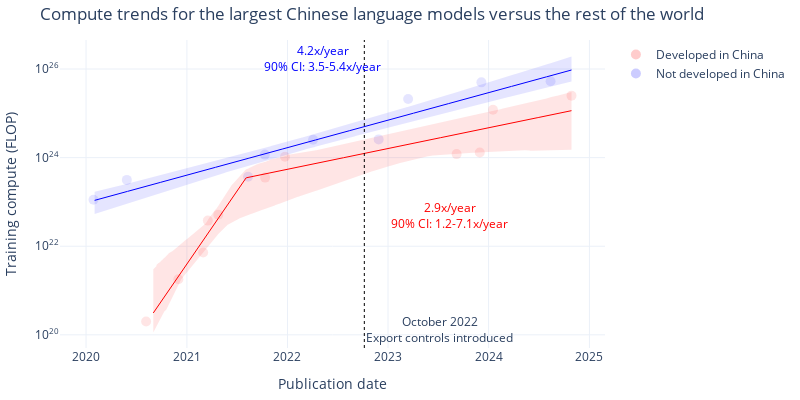

Here is the notebook cell this chart was saved with:
### Code cell
# Graph of the different model fits using plotly

# Use the selected models
model_types = selected_model
# Or custom:
# model_types = {
#     'Non-China': 'Simple',
#     'China': 'One kink',
# }
# Parameters for each model selection
model_params = {
    'Simple': {
        'kink_count': 0,
        'allow_discontinuities': False,
    },
    'One kink': {
        'kink_count': 1,
        'allow_discontinuities': False,
    },
    'Discontinuity': {
        'kink_count': 1,
        'allow_discontinuities': True,
    }
}

def plot_model(df, model_types, model_params):
    fig = go.Figure()

    # Plot the original data points
    df_non_china = df[df['category'] == 'Non-China']
    df_china = df[df['category'] == 'China']

    fig.add_trace(go.Scatter(
        x=df_non_china['date'], y=df_non_china['log_flop'],
        mode='markers', name='Not developed in China', text=df_non_china['Model'],
        marker=dict(color=colors['Non-China'], opacity=0.1, size=10)
    ))
    fig.add_trace(go.Scatter(
        x=df_china['date'], y=df_china['log_flop'],
        mode='markers', name='Developed in China', text=df_china['Model'],
        marker=dict(color=colors['China'], opacity=0.1, size=10)
    ))

    # Show the export controls date
    # Convert 2022-10-07 to seconds since epoch
    export_controls_date = pd.Timestamp('2022-10-07').value / 1e6
    fig.add_vline(x=export_controls_date, line_color='black', line_width=1, line_dash='dot', 
        annotation_text='October 2022<br>Export controls introduced', annotation_position='bottom right')

    date_grid = pd.date_range(start=df['date'].min(), end=df['date'].max(), freq='D')

    trend_dfs = {}
    ci_dfs = {}
    fit_results = {}
    for category, model_type in model_types.items():
        params = model_params[model_type]
        fit_result = fit_n_phase_exponential(df[df['category'] == category], **params)
        fit_results[category] = fit_result

        # Get the month of the first point, then use that to index the date_grid
        start_month = df[df['category'] == category]['date'].min().month + 1
        start_index = np.where(date_grid.month == start_month)[0][0]
        log_flop = fit_result.predict(pd.Series(date_grid))
        # To plot the bootstrapped mean prediction instead:
        # log_flop = np.mean(regression_data[category]['bootstrap_predictions'][model_type], axis=0)

        trend_dfs[category] = pd.DataFrame({
            'date': date_grid[start_index:],
            'log_flop': log_flop[start_index:],
        })

        # Get the confidence intervals
        ci_data = calculate_confidence_intervals(regression_data[category]['bootstrap_predictions'], percentile=90)
        ci_dfs[category] = pd.DataFrame({
            'date': date_grid[start_index:],
            'lower': ci_data[model_type]['lower'][start_index:],
            'upper': ci_data[model_type]['upper'][start_index:],
        })

        # Plot the best fit line with confidence intervals
        fig.add_trace(go.Scatter(
            x=date_grid[start_index:], y=log_flop[start_index:],
            mode='lines', name=f'{category} best fit line',
            line=dict(color=colors[category], width=1),
            showlegend=False,
        ))
        fig.add_trace(go.Scatter(
            x=date_grid[start_index:],
            y=ci_data[model_type]['lower'][start_index:],
            mode='lines',
            line=dict(color=colors[category], width=0),
            showlegend=False,
        ))
        fig.add_trace(go.Scatter(
            x=date_grid[start_index:],
            y=ci_data[model_type]['upper'][start_index:],
            mode='lines',
            fill='tonexty',
            fillcolor='rgba(0,0,255,0.1)' if category == 'Non-China' else 'rgba(255,0,0,0.1)',
            line=dict(color=colors[category], width=0),
            name=f'{category} 90% CI',
            showlegend=False,
        ))

    # Add slope labels
    for category in ['Non-China', 'China']:
        category_df = df[df['category'] == category]
        points = [category_df['date'].min()] + fit_results[category].break_points_dt + [category_df['date'].max()]
        model_type = model_types[category]
        best_slope = 10**regression_data[category]['models'][model_type].oom_year_slopes[-1]
        slopes = bootstrap_summary_data[category]['bootstrap_slopes'][model_type]
        slope_label = f'{best_slope:.1f}x/year<br>90% CI: {slopes[0]:.1f}-{slopes[1]:.1f}x/year'
        for i in range(len(points) - 2, len(points) - 1):
            mid = points[i] + (points[i+1] - points[i]) / 2
            if category == 'China':
                mid += pd.Timedelta(days=150)
            y = fit_results[category].predict(pd.Series([mid]))[0]
            fig.add_annotation(
                x=mid, y=y + 1.8 * (1 if category == 'Non-China' else -1),
                text=slope_label,
                showarrow=False,
                font=dict(size=12, color=colors[category])
            )

    # Update layout
    title = f'Compute trends for the largest Chinese language models versus the rest of the world'
    fig.update_layout(
        template='plotly_white',
        width=800,
        height=400,
        title=title,
        xaxis_title='Publication date',
        yaxis_title='Training compute (FLOP)',
        legend_title='',
        margin=dict(l=10, r=10, t=40, b=10),
        yaxis=dict(
            tickmode='array',
            tickvals=list(range(int(df['log_flop'].min()), int(df['log_flop'].max())+2, 2)),
            ticktext=[f'10<sup>{i}</sup>' for i in range(int(df['log_flop'].min()), int(df['log_flop'].max())+2, 2)]
        )
    )

    if save:
        fname = f'compute_regression_china_model={model_types["China"]}_non_china_model={model_types["Non-China"]}_model_selection={model_selection}_frontier={frontier_selection}_top{top_n}_cutoff={cutoff_date}'
        save_plot(fig, results_dir, fname)
        
        slope_df = pd.DataFrame({
            'Category': ['Non-China', 'China'],
            'Best fit slope': [10**regression_data[category]['models'][model_types[category]].oom_year_slopes[-1] for category in ['Non-China', 'China']],
            '90% CI lower': [bootstrap_summary_data[category]['bootstrap_slopes'][model_types[category]][0] for category in ['Non-China', 'China']],
            '90% CI upper': [bootstrap_summary_data[category]['bootstrap_slopes'][model_types[category]][1] for category in ['Non-China', 'China']],
        })
        slope_df.to_csv(results_dir + f'plot_data/recent_slopes_{fname}.csv', index=False)

        df_non_china[['Model', 'Organization', 'date', 'log_flop']].to_csv(results_dir + f'plot_data/non_china_scatter_{fname}.csv', index=False)
        df_china[['Model', 'Organization', 'date', 'log_flop']].to_csv(results_dir + f'plot_data/china_scatter_{fname}.csv', index=False)
        trend_dfs['Non-China'][['date', 'log_flop']].to_csv(results_dir + f'plot_data/non_china_best_fit_line_{fname}.csv', index=False)
        trend_dfs['China'][['date', 'log_flop']].to_csv(results_dir + f'plot_data/china_best_fit_line_{fname}.csv', index=False)
        ci_dfs['Non-China'][['date', 'lower', 'upper']].to_csv(results_dir + f'plot_data/non_china_ci_{fname}.csv', index=False)
        ci_dfs['China'][['date', 'lower', 'upper']].to_csv(results_dir + f'plot_data/china_ci_{fname}.csv', index=False)

    fig.show()

    return fit_results

fit_results = plot_model(df_filtered, model_types, model_params)

### Figure 1 — Plotly figure (JSON) as saved in the notebook; plotly's stock layout.template omitted (floating-point values rounded to 4 significant figures; data arrays with more than 128 entries replaced by an {"elided": "..."} marker saying what was removed)
{"data": [{"marker": {"color": "blue", "opacity": 0.1, "size": 10}, "mode": "markers", "name": "Not developed in China", "text": ["Meena", "GPT-3 175B (davinci)", "Jurassic-1-Jumbo", "Megatron-Turing NLG 530B", "PaLM (540B)", "GPT-3.5", "GPT-4", "Gemini 1.0 Ultra", "Grok-2"], "type": "scatter", "x": ["2020-01-28T00:00:00", "2020-05-28T00:00:00", "2021-08-11T00:00:00", "2021-10-11T00:00:00", "2022-04-04T00:00:00", "2022-11-28T00:00:00", "2023-03-15T00:00:00", "2023-12-06T00:00:00", "2024-08-13T00:00:00"], "y": [23.05, 23.5, 23.57, 24.07, 24.4, 24.41, 25.32, 25.7, 25.72]}, {"marker": {"color": "red", "opacity": 0.1, "size": 10}, "mode": "markers", "name": "Developed in China", "text": ["ERNIE-GEN (large)", "CPM-Large", "Wu Dao - Wen Lan", "GLM-10B", "PanGu-α", "Yuan 1.0", "ERNIE 3.0 Titan", "Hunyuan", "Qwen-72B", "GLM-4 (0116)", "Doubao-pro"], "type": "scatter", "x": ["2020-08-06T00:00:00", "2020-12-01T00:00:00", "2021-03-01T00:00:00", "2021-03-18T00:00:00", "2021-04-25T00:00:00", "2021-10-12T00:00:00", "2021-12-23T00:00:00", "2023-09-07T00:00:00", "2023-11-30T00:00:00", "2024-01-17T00:00:00", "2024-10-28T00:00:00"], "y": [20.3, 21.26, 21.86, 22.58, 22.71, 23.55, 24.02, 24.08, 24.11, 25.08, 25.4]}, {"line": {"color": "red", "width": 1}, "mode": "lines", "name": "China best fit line", "showlegend": false, "type": "scatter", "x": {"elided": "1519 str values"}, "y": {"elided": "1519 float values"}}, {"line": {"color": "red", "width": 0}, "mode": "lines", "showlegend": false, "type": "scatter", "x": {"elided": "1519 str values"}, "y": {"elided": "1519 float values"}}, {"fill": "tonexty", "fillcolor": "rgba(255,0,0,0.1)", "line": {"color": "red", "width": 0}, "mode": "lines", "name": "China 90% CI", "showlegend": false, "type": "scatter", "x": {"elided": "1519 str values"}, "y": {"elided": "1519 float values"}}, {"line": {"color": "blue", "width": 1}, "mode": "lines", "name": "Non-China best fit line", "showlegend": false, "type": "scatter", "x": {"elided": "1732 str values"}, "y": {"elided": "1732 float values"}}, {"line": {"color": "blue", "width": 0}, "mode": "lines", "showlegend": false, "type": "scatter", "x": {"elided": "1732 str values"}, "y": {"elided": "1732 float values"}}, {"fill": "tonexty", "fillcolor": "rgba(0,0,255,0.1)", "line": {"color": "blue", "width": 0}, "mode": "lines", "name": "Non-China 90% CI", "showlegend": false, "type": "scatter", "x": {"elided": "1732 str values"}, "y": {"elided": "1732 float values"}}], "layout": {"annotations": [{"showarrow": false, "text": "October 2022<br>Export controls introduced", "x": 1665100800000, "xanchor": "left", "xref": "x", "y": 0, "yanchor": "bottom", "yref": "y domain"}, {"font": {"color": "blue", "size": 12}, "showarrow": false, "text": "4.2x/year<br>90% CI: 3.5-5.4x/year", "x": "2022-05-06T12:00:00", "y": 26.24}, {"font": {"color": "red", "size": 12}, "showarrow": false, "text": "2.9x/year<br>90% CI: 1.2-7.1x/year", "x": "2023-08-13T00:00:00", "y": 22.69}], "height": 400, "legend": {"title": {"text": ""}}, "margin": {"b": 10, "l": 10, "r": 10, "t": 40}, "shapes": [{"line": {"color": "black", "dash": "dot", "width": 1}, "type": "line", "x0": 1665100800000, "x1": 1665100800000, "xref": "x", "y0": 0, "y1": 1, "yref": "y domain"}], "title": {"text": "Compute trends for the largest Chinese language models versus the rest of the world"}, "width": 800, "xaxis": {"title": {"text": "Publication date"}}, "yaxis": {"tickmode": "array", "ticktext": ["10<sup>20</sup>", "10<sup>22</sup>", "10<sup>24</sup>", "10<sup>26</sup>"], "tickvals": [20, 22, 24, 26], "title": {"text": "Training compute (FLOP)"}}}}
